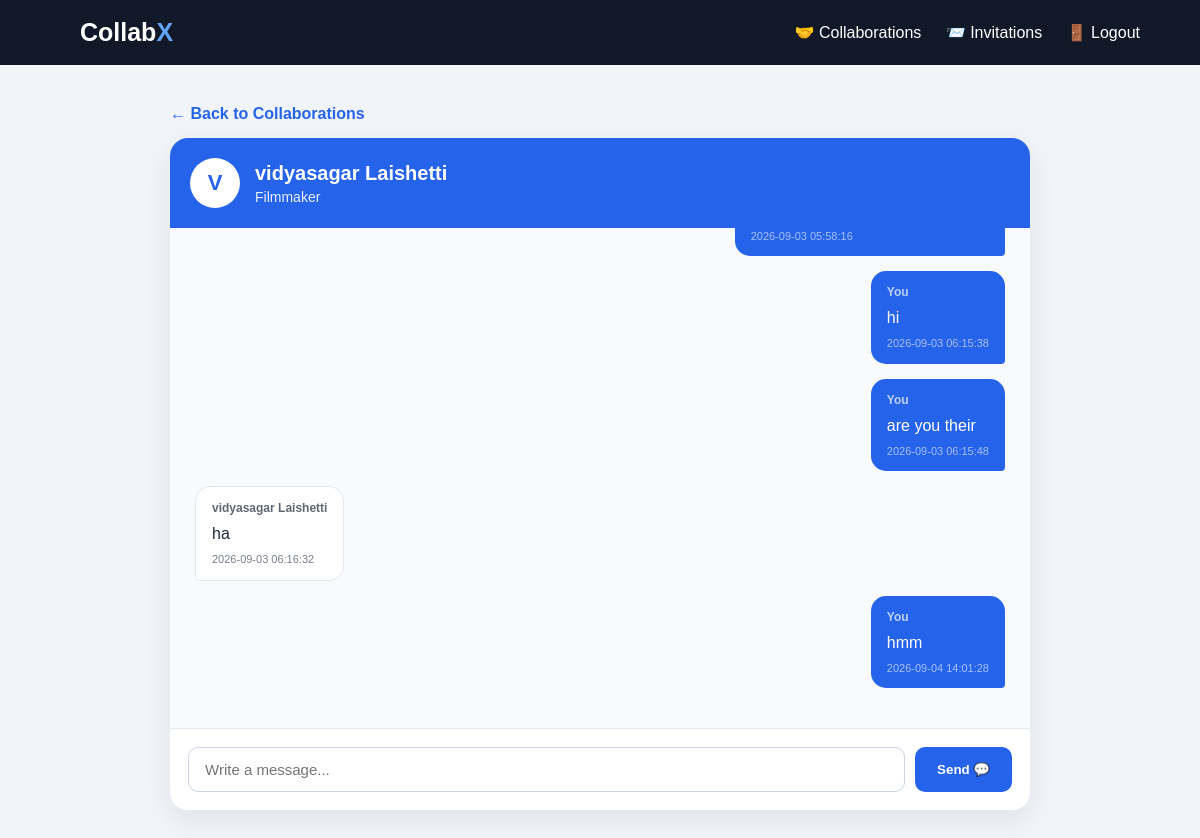
The page /chat/2 (signed in) on the database its author committed.
### tables this page shows
CREATE TABLE users (

            id INTEGER PRIMARY KEY AUTOINCREMENT,

            first_name TEXT NOT NULL,

            last_name TEXT NOT NULL,

            email TEXT UNIQUE NOT NULL,

            role TEXT NOT NULL,

            password TEXT NOT NULL,

            created_at TIMESTAMP DEFAULT CURRENT_TIMESTAMP

        );

CREATE TABLE messages (

            id INTEGER PRIMARY KEY AUTOINCREMENT,

            sender_id INTEGER NOT NULL,

            receiver_id INTEGER NOT NULL,

            message TEXT NOT NULL,

            created_at TIMESTAMP
            DEFAULT CURRENT_TIMESTAMP, is_read INTEGER DEFAULT 0,

            FOREIGN KEY (sender_id)
            REFERENCES users(id),

            FOREIGN KEY (receiver_id)
            REFERENCES users(id)

        );

### app.py (the view, shortened to what this page needs)
@app.route(
    "/chat/<int:user_id>",
    methods=["GET", "POST"]
)
def chat(user_id):
    if "user_id" not in session:
        return redirect(
            url_for("login")
        )
    current_user_id = session["user_id"]
    if current_user_id == user_id:
        return redirect(
            url_for("collaborations")
        )
    connection = get_db()
    other_user = connection.execute("""
        SELECT
            users.id,
            users.first_name,
            users.last_name,
            users.role,
            profiles.profile_picture

        FROM users

        LEFT JOIN profiles
        ON users.id = profiles.user_id

        WHERE users.id = ?

    """, (
        user_id,
    )).fetchone()
    if other_user is None:
        connection.close()
        return "User not found", 404
    collaboration = connection.execute("""
        SELECT id

        FROM invitations

        WHERE status = 'accepted'

        AND (
            (
                sender_id = ?
                AND receiver_id = ?
            )

            OR

            (
                sender_id = ?
                AND receiver_id = ?
            )
        )

    """, (
        current_user_id,
        user_id,
        user_id,
        current_user_id
    )).fetchone()
    if collaboration is None:
        connection.close()
        return (
            "You can only message accepted collaborators.",
            403
        )
    messages = connection.execute("""
        SELECT
            messages.id,
            messages.sender_id,
            messages.receiver_id,
            messages.message,
            messages.created_at,

            users.first_name,
            users.last_name

        FROM messages

        JOIN users
        ON messages.sender_id = users.id

        WHERE
            (
                messages.sender_id = ?
                AND messages.receiver_id = ?
            )

            OR

            (
                messages.sender_id = ?
                AND messages.receiver_id = ?
            )

        ORDER BY messages.created_at ASC

    """, (
        current_user_id,
        user_id,
        user_id,
        current_user_id
    )).fetchall()
    connection.close()
    return render_template(
        "chat.html",
        other_user=other_user,
        messages=messages
    )

### app.py (called while the page is built)
def get_db():
    connection = sqlite3.connect(
        "collabx.db"
    )
    connection.row_factory = sqlite3.Row
    return connection

@app.context_processor
def inject_unread_messages():
    if "user_id" not in session:
        return {
            "unread_messages": 0,
            "unread_invitations": 0
        }
    connection = get_db()
    unread_messages = connection.execute("""
        SELECT COUNT(*) AS count
        FROM messages
        WHERE receiver_id = ?
        AND is_read = 0
    """, (session["user_id"],)).fetchone()["count"]
    unread_invitations = connection.execute("""
        SELECT COUNT(*) AS count
        FROM invitations
        WHERE receiver_id = ?
        AND status = 'pending'
    """, (session["user_id"],)).fetchone()["count"]
    connection.close()
    return {
        "unread_messages": unread_messages,
        "unread_invitations": unread_invitations
    }

### templates/chat.html (shortened to what this page needs)
<!DOCTYPE html>
<html lang="en">
<head>
</head>
<body>
<nav>
    <a
        href="{{ url_for('dashboard') }}"
        class="logo"
    >
        Collab<span>X</span>
    </a>
    <div>
        <a href="{{ url_for('collaborations') }}">
            🤝 Collaborations
        </a>
        <a href="{{ url_for('invitations') }}">
            📨 Invitations
        </a>
        <a href="{{ url_for('logout') }}">
            🚪 Logout
        </a>
    </div>
</nav>
<div class="chat-container">
    <a
        href="{{ url_for('collaborations') }}"
        class="back"
    >
        ← Back to Collaborations
    </a>
    <div class="chat-box">
        <div class="chat-header">
            {% if other_user.profile_picture %}
                <img
                    src="{{ url_for(
                        'static',
                        filename=other_user.profile_picture
                    ) }}"
                    class="profile-picture"
                    alt="Profile picture"
                >
            {% else %}
                <div class="profile-placeholder">
                    {{ other_user.first_name[0]|upper }}
                </div>
            {% endif %}
            <div>
                <div class="chat-name">
                    {{ other_user.first_name }}
                    {{ other_user.last_name }}
                </div>
                <div class="chat-role">
                    {{ other_user.role }}
                </div>
            </div>
        </div>
        <div class="messages">
            {% if messages %}
                {% for message in messages %}
                    {% if message.sender_id == session["user_id"] %}
                        <div class="message-row mine">
                            <div class="message mine">
                                <div class="message-name">
                                    You
                                </div>
                                {{ message.message }}
                                <div class="message-time">
                                    {{ message.created_at }}
                                </div>
                            </div>
                        </div>
                    {% else %}
                        <div class="message-row">
                            <div class="message theirs">
                                <div class="message-name">
                                    {{ message.first_name }}
                                    {{ message.last_name }}
                                </div>
                                {{ message.message }}
                                <div class="message-time">
                                    {{ message.created_at }}
                                </div>
                            </div>
                        </div>
                    {% endif %}
                {% endfor %}
            {% endif %}
        </div>
        <form
            action="{{ url_for(
                'chat',
                user_id=other_user.id
            ) }}"
            method="POST"
            class="message-form"
        >
            <input
                type="text"
                name="message"
                class="message-input"
                placeholder="Write a message..."
                autocomplete="off"
                required
            >
            <button
                type="submit"
                class="send-button"
            >
                Send 💬
            </button>
        </form>
    </div>
</div>
</body>
</html>

### templates/chat.html (style rules this page uses)
* { box-sizing: border-box; }
body { margin: 0; font-family: Arial, sans-serif; background: #f1f5f9; }
nav { background: #111827; padding: 18px 5%; display: flex; justify-content: space-between; align-items: center; }
.logo { color: white; font-size: 25px; font-weight: bold; text-decoration: none; }
.logo span { color: #60a5fa; }
nav a { color: white; text-decoration: none; margin-left: 20px; }
.chat-container { max-width: 900px; margin: 40px auto; padding: 0 20px; }
.chat-box { background: white; border-radius: 18px; box-shadow: 0 10px 30px rgba(0,0,0,0.08); overflow: hidden; }
.chat-header { background: #2563eb; color: white; padding: 20px; display: flex; align-items: center; gap: 15px; }
.profile-placeholder { width: 50px; height: 50px; border-radius: 50%; background: white; color: #2563eb; display: flex; align-items: center; justify-content: center; font-size: 22px; font-weight: bold; }
.chat-name { font-size: 20px; font-weight: bold; }
.chat-role { font-size: 14px; opacity: 0.9; margin-top: 4px; }
.messages { height: 500px; overflow-y: auto; padding: 25px; background: #f8fafc; }
.message-row { display: flex; margin-bottom: 15px; }
.message-row.mine { justify-content: flex-end; }
.message { max-width: 70%; padding: 12px 16px; border-radius: 15px; line-height: 1.5; }
.message.mine { background: #2563eb; color: white; border-bottom-right-radius: 4px; }
.message.theirs { background: white; color: #1e293b; border: 1px solid #e2e8f0; border-bottom-left-radius: 4px; }
.message-name { font-size: 12px; font-weight: bold; margin-bottom: 5px; opacity: 0.7; }
.message-time { font-size: 11px; margin-top: 5px; opacity: 0.6; }
.message-form { display: flex; gap: 10px; padding: 18px; border-top: 1px solid #e2e8f0; background: white; }
.message-input { flex: 1; padding: 13px 16px; border: 1px solid #cbd5e1; border-radius: 10px; font-size: 15px; outline: none; }
.send-button { padding: 13px 22px; border: none; border-radius: 10px; background: #2563eb; color: white; font-weight: bold; cursor: pointer; }
.back { display: inline-block; margin-bottom: 15px; color: #2563eb; text-decoration: none; font-weight: bold; }

### rows shown on the page
users: first_name "V", first_name "vidyasagar", last_name "Laishetti", role "Filmmaker"
messages: created_at "2026-09-03 05:58:16"
messages: message "hi", created_at "2026-09-03 06:15:38"
messages: message "are you their", created_at "2026-09-03 06:15:48"
messages: first_name "vidyasagar", last_name "Laishetti", message "ha", created_at "2026-09-03 06:16:32"
messages: message "hmm", created_at "2026-09-04 14:01:28"
